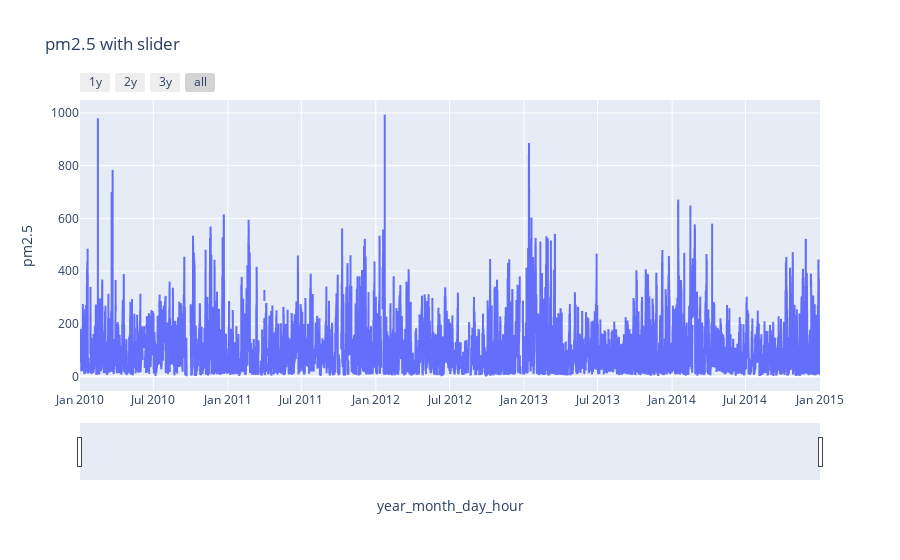

Notebook source saved alongside this figure:
### Code cell
fig = px.line(aq_df,x='year_month_day_hour',y='pm2.5', title='pm2.5 with slider')
fig.update_xaxes(
    rangeslider_visible=True,
    rangeselector=dict(
        buttons=list([
            dict(count=1,label='1y', step='year', stepmode='backward'),
            dict(count=2,label='2y', step='year', stepmode='backward'),
            dict(count=3,label='3y', step='year', stepmode='backward'),
            dict(step='all')
            
        ])
    )
)
fig.show()

### Figure 1 — Plotly figure (JSON) as saved in the notebook; plotly's stock layout.template omitted (floating-point values rounded to 4 significant figures; data arrays with more than 128 entries replaced by an {"elided": "..."} marker saying what was removed)
{"data": [{"hovertemplate": "year_month_day_hour=%{x}<br>pm2.5=%{y}<extra></extra>", "legendgroup": "", "line": {"color": "#636efa", "dash": "solid"}, "mode": "lines", "name": "", "showlegend": false, "type": "scattergl", "x": {"elided": "43824 str values"}, "xaxis": "x", "y": {"elided": "43824 int values"}, "yaxis": "y"}], "layout": {"legend": {"tracegroupgap": 0}, "title": {"text": "pm2.5 with slider"}, "xaxis": {"anchor": "y", "domain": [0, 1], "rangeselector": {"buttons": [{"count": 1, "label": "1y", "step": "year", "stepmode": "backward"}, {"count": 2, "label": "2y", "step": "year", "stepmode": "backward"}, {"count": 3, "label": "3y", "step": "year", "stepmode": "backward"}, {"step": "all"}]}, "rangeslider": {"visible": true}, "title": {"text": "year_month_day_hour"}}, "yaxis": {"anchor": "x", "domain": [0, 1], "title": {"text": "pm2.5"}}}}
